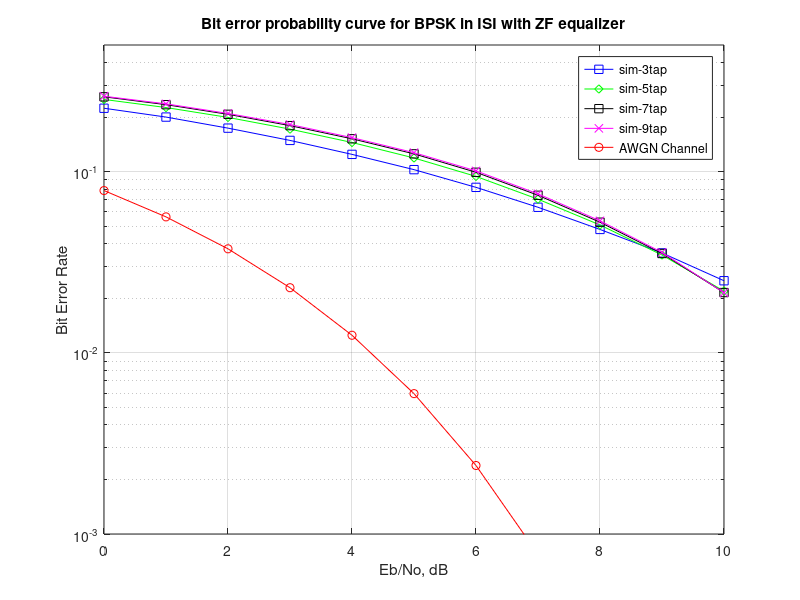

Reproduce this figure in MATLAB.
%Task 3  Designing a zero-forcing (ZF) equalizer for a 3-tap multipath channel

sequenceLength = 10^6; % Length of the binary sequence
ebN0dB = 0:10; % multiple Eb/N0 values
tapCount = 4;
errorCount = zeros(tapCount, length(ebN0dB)); % Initialize error count

for n_i = 1:length(ebN0dB)
    
    % Transmitter
    Ik = rand(1, sequenceLength) > 0.5; % Generating a random binary sequence
    ak = 2 * Ik - 1; % BPSK modulation 0 -> -1; 1 -> +1
    
    % Channel model, multipath channel
    nTap = 3;
    channelImpulseResponse = [0.3 0.9 0.4];
    
    channelOutput = conv(ak, channelImpulseResponse);
    noise = 1/sqrt(2) * (randn(1, sequenceLength + length(channelImpulseResponse) - 1) + 1j * randn(1, sequenceLength + length(channelImpulseResponse) - 1)); % White Gaussian noise, 0dB variance
    
    % Noise addition
    y = channelOutput + 10^(-ebN0dB(n_i) / 20) * noise; % Additive white Gaussian noise
    
    for kk = 1:tapCount
        chaImpulseResponseLen = length(channelImpulseResponse);
        hM = toeplitz([channelImpulseResponse(2:end), zeros(1, 2 * kk + 1 - chaImpulseResponseLen + 1)], [channelImpulseResponse(2:-1:1), zeros(1, 2 * kk + 1 - chaImpulseResponseLen + 1)]);
        
        d = zeros(1, 2 * kk + 1);
        d(kk + 1) = 1;
        
        c = inv(hM) * d.';
        
        % Matched filter
        filteredSignal = conv(y, c);
        filteredSignal = filteredSignal(kk + 2:end);
        filteredSignal = conv(filteredSignal, ones(1, 1)); % Convolution
        sampledSignal = filteredSignal(1:1:sequenceLength); % Sampling at time T
        
        % Receiver - hard decision decoding
        decodedSequence = real(sampledSignal) > 0;
        
        % Counting the errors
        errorCount(kk, n_i) = sum(Ik ~= decodedSequence);
    end
end

simulatedBER = errorCount / sequenceLength; % Simulated BER
theoryBer = 0.5 * erfc(sqrt(10.^(ebN0dB / 10))); % Theoretical BER

%% Plot
close all
figure
semilogy(ebN0dB, simulatedBER(1,:), 'bs-'), 'Linewidth', 2;
hold on
semilogy(ebN0dB, simulatedBER(2,:), 'gd-'), 'Linewidth', 2;
semilogy(ebN0dB, simulatedBER(3,:), 'ks-'), 'Linewidth', 2;
semilogy(ebN0dB, simulatedBER(4,:), 'mx-'), 'Linewidth', 2;
semilogy(ebN0dB, theoryBer, 'ro-'), 'Linewidth',2;
axis([0 10 10^-3 0.5])
grid on

%legend('sim-3tap', 'sim-5tap', 'sim-7tap', 'sim-9tap');
legend('sim-3tap', 'sim-5tap', 'sim-7tap', 'sim-9tap','AWGN Channel');
xlabel('Eb/No, dB');
ylabel('Bit Error Rate');
title('Bit error probability curve for BPSK in ISI with ZF equalizer');
